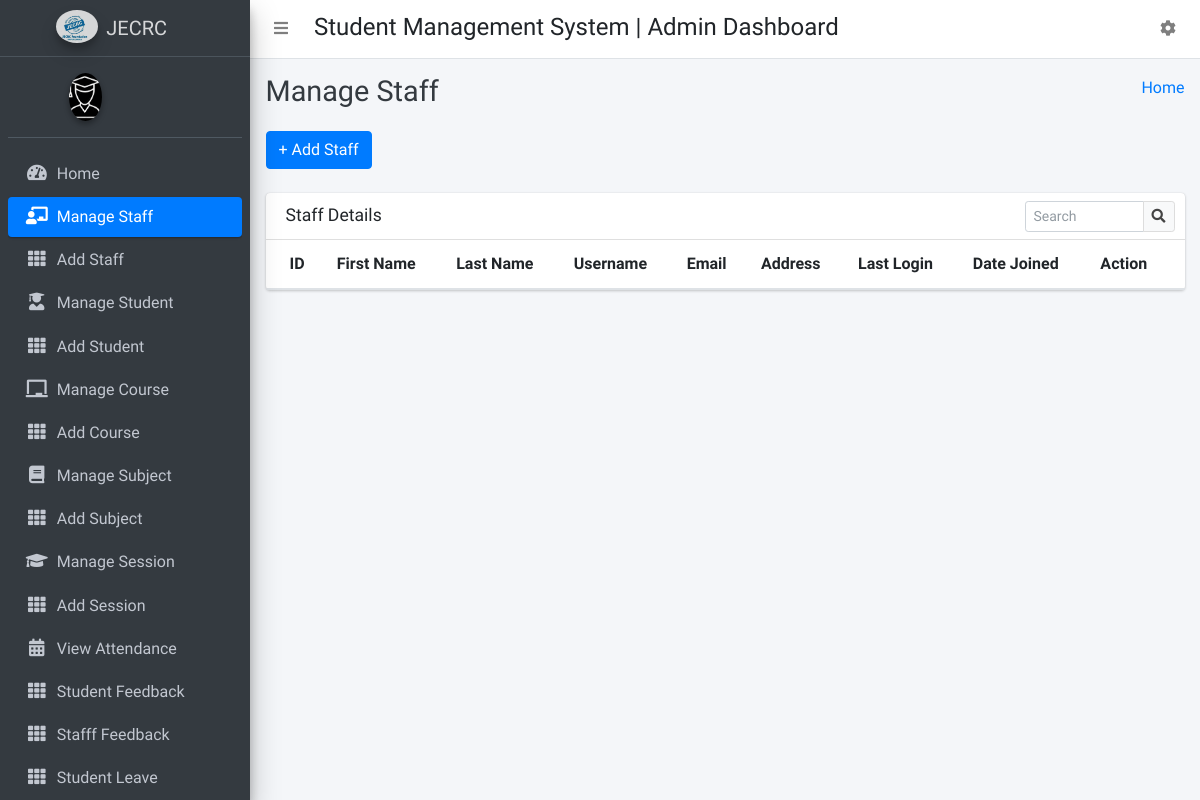
/manage_staff/, run on an earlier commit of the app's database.
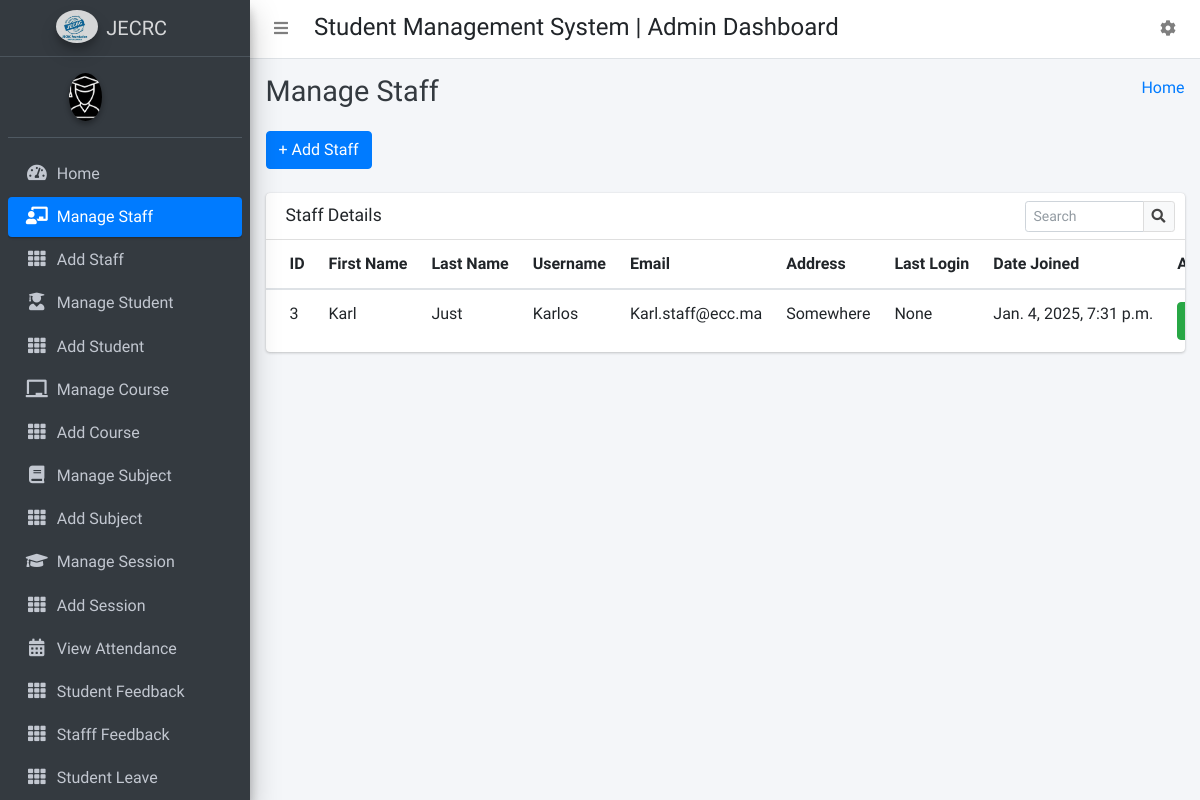
And on a later commit of the database.
### CollegeManagementapp/models.py (models this page shows)
class Staffs(models.Model):
    id = models.AutoField(primary_key=True)
    admin = models.OneToOneField(CustomUser, on_delete = models.CASCADE)
    address = models.TextField()
    created_at = models.DateTimeField(auto_now_add=True)
    updated_at = models.DateTimeField(auto_now=True)
    objects = models.Manager()

class CustomUser(AbstractUser):
    HOD = '1'
    STAFF = '2'
    STUDENT = '3'
    EMAIL_TO_USER_TYPE_MAP = {
        'hod': HOD,
        'staff': STAFF,
        'student': STUDENT
    }
    user_type_data = ((HOD, "HOD"), (STAFF, "Staff"), (STUDENT, "Student"))
    user_type = models.CharField(default=1, choices=user_type_data, max_length=10)

### CollegeManagementapp/HodViews.py (the view)
# urls.py: path('manage_staff/', HodViews.manage_staff, name="manage_staff"),
def manage_staff(request):
    staffs = Staffs.objects.all()
    context = {
        "staffs": staffs
    }
    return render(request, "hod_template/manage_staff_template.html", context)

### CollegeManagementapp/templates/hod_template/manage_staff_template.html (shortened to what this page needs)
{% extends 'hod_template/base_template.html' %}
{% block page_title %}
    Manage Staff
{% endblock page_title %}
{% block main_content %}
{% load static %}
<section class="content">
        <div class="container-fluid">
            <a class="btn btn-primary" href="{% url 'add_staff' %}" role="button">+ Add Staff</a> <br/>&nbsp;
            <div class="row">
                <div class="col-md-12">
                    <div class="card">
                        <div class="card-header">
                            <h3 class="card-title">Staff Details</h3>
                            <div class="card-tools">
                            <div class="input-group input-group-sm" style="width: 150px;">
                                <input type="text" name="table_search" class="form-control float-right" placeholder="Search">
                                <div class="input-group-append">
                                <button type="submit" class="btn btn-default"><i class="fas fa-search"></i></button>
                                </div>
                            </div>
                            </div>
                        </div>
                        <div class="card-body table-responsive p-0">
                            <table class="table table-hover text-nowrap">
                            <thead>
                                <tr>
                                <th>ID</th>
                                <th>First Name</th>
                                <th>Last Name</th>
                                <th>Username</th>
                                <th>Email</th>
                                <th>Address</th>
                                <th>Last Login</th>
                                <th>Date Joined</th>
                                <th>Action</th>
                                </tr>
                            </thead>
                            <tbody>
                                {% for staff in staffs %}
                                <tr>
                                <td>{{ staff.admin.id }}</td>
                                <td>{{ staff.admin.first_name }}</td>
                                <td>{{ staff.admin.last_name }}</td>
                                <td>{{ staff.admin.username }}</td>
                                <td>{{ staff.admin.email }}</td>
                                <td>{{ staff.address }}</td>
                                <td>{{ staff.admin.last_login }}</td>
                                <td>{{ staff.admin.date_joined }}</td>
                                <td>
                                    <a href="{% url 'edit_staff' staff.admin.id %}" class="btn btn-success">Edit</a>
                                </td>
                                </tr>
                                {% endfor %}
                            </tbody>
                            </table>
                        </div>
                        </div>
                </div>
            </div>
        </div>
      </section>
  {% endblock main_content %}

What changed in the data, as far as the page shows it:
added Staffs: admin.id "3", admin.first_name "Karl", admin.last_name "Just", admin.username "Karlos", admin.email "Karl.staff@ecc.ma", address "Somewhere", admin.last_login "None", admin.date_joined "Jan. 4, 2025, 7:31 p.m."
